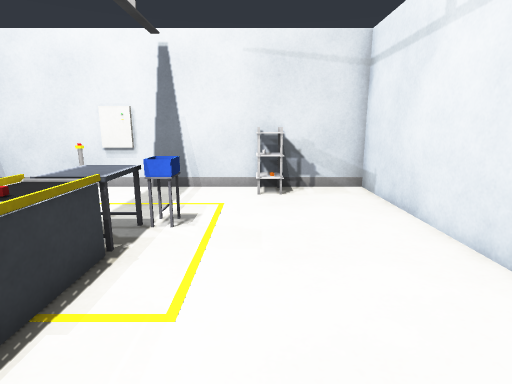
view 1 (above)

12 first-person views from a walk through a Gazebo world. The camera is 1.2 m above the floor, tilts 12° down and sees 80° across. The floor is counted in squares, 0.5 m on a side. Each view is taken from the middle of a square. On the plan, view 1 faces up. The plan holds only what a view shows up to about 19 squares ahead; the rest is blank. The place goes on beyond the plan.

view 2
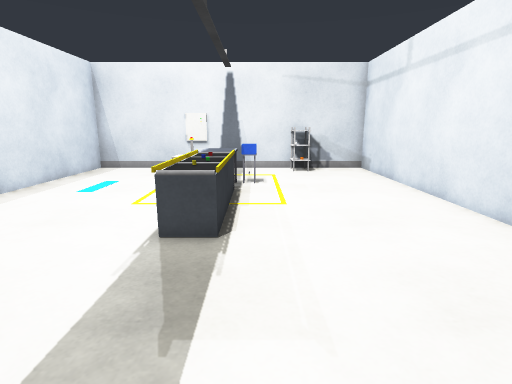

view 3
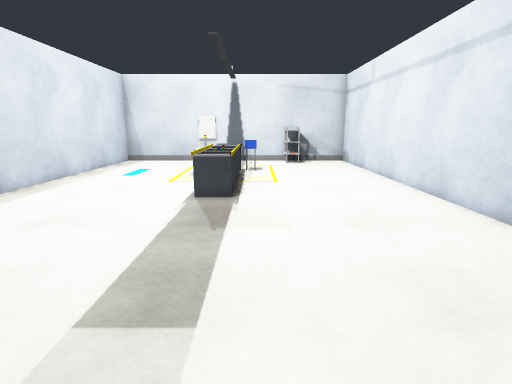

view 4
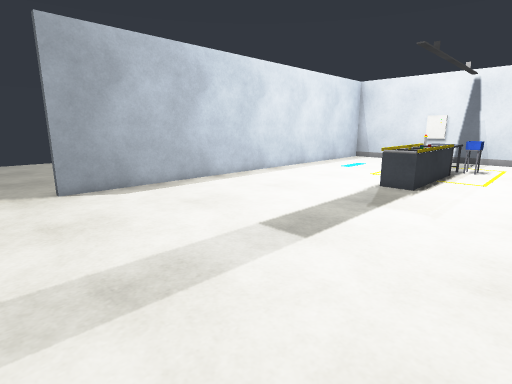

view 5
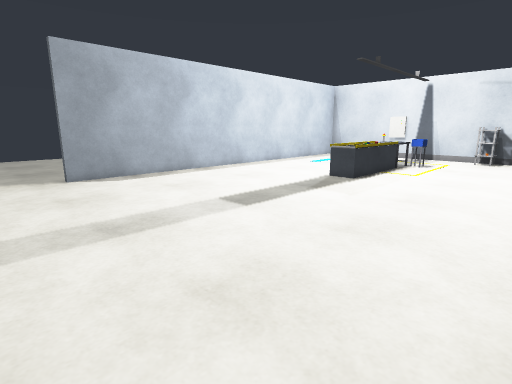

view 6
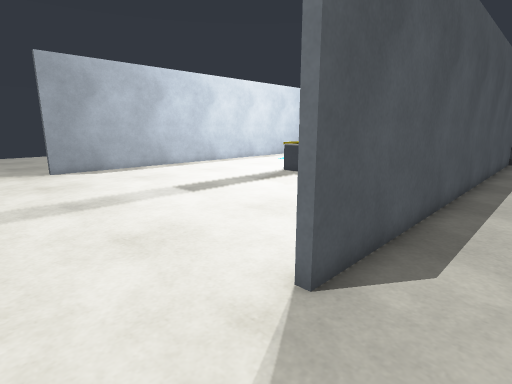

view 7
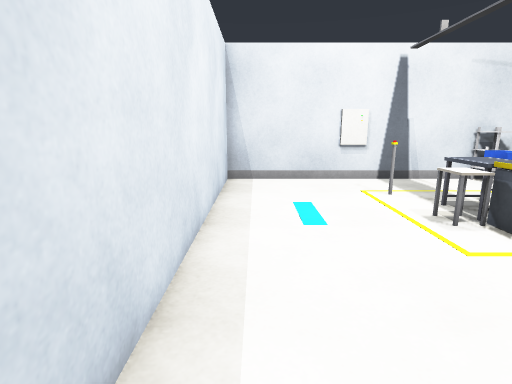

view 8
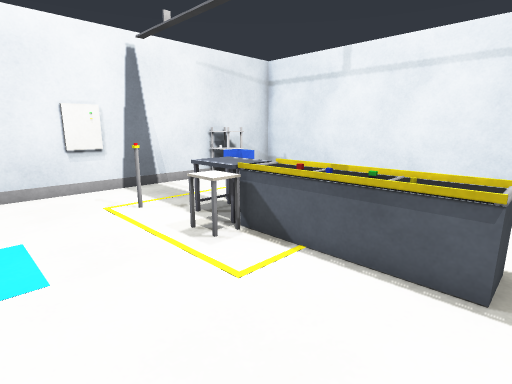

view 9
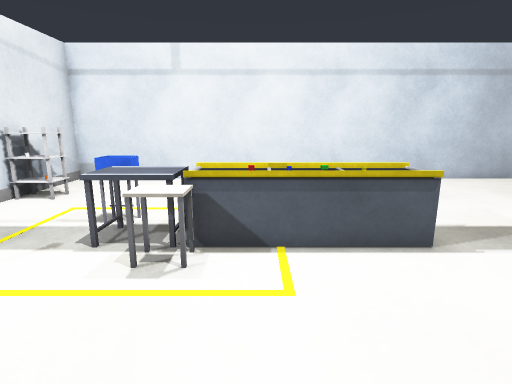

view 10
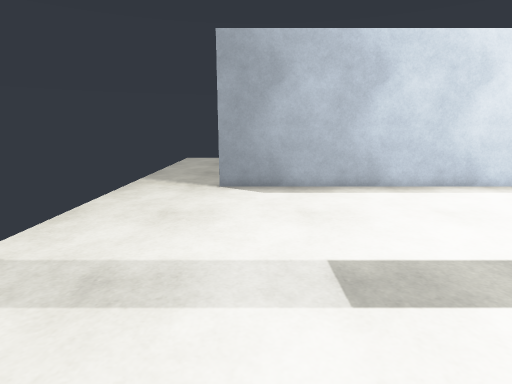

view 11
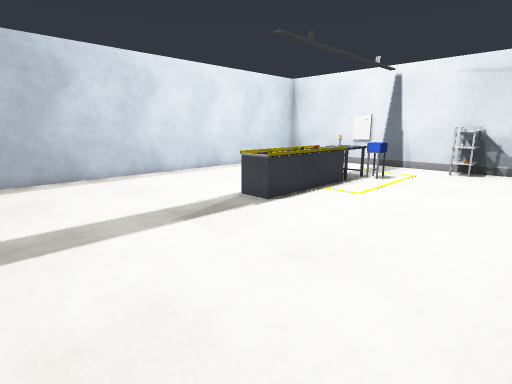

view 12
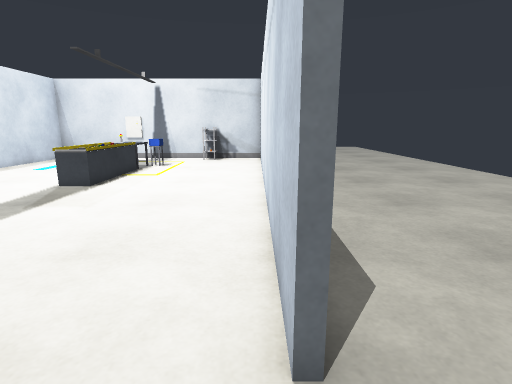

### Floor plan
Points are (right, up) in squares from view 1. A wall is a line through its corners. A room is listed if a view was taken in it or the views show most of it. See-through windows are left out.
Room 1 (views 1, 2, 3, 4, 5, 7, 8, 9, 10, 11, 12)
walls: (4.7, -9.5) (4.4, -9.5) (4.4, 12.3) (1.4, 12.3); (-5.6, 12.3) (-11.3, 12.3) (-11.3, -9.5); (-0.4, 12.3) (-4.6, 12.3)
ways out: opening at (5, -11.5) to room 2; opening at (-11, -11.5)
objects: table (-5, 5) to (-4, 6); other object (-5, 9); conveyor (-4, 1) to (-3, 1); other object (-4, 2); other object (-4, 3); other object (-4, 4) to (-3, 4); table (-4, 6) to (-3, 7); other object (-3, 2) to (-3, 3); conveyor (-3, 5); bin (-3, 7) to (-2, 8); shelf (0, 11) to (1, 12)
Room 2 (view 6)
walls: (4.7, 11.8) (4.7, -9.5)
ways out: opening at (5, -11.5) to room 1

Where each view was taken, in squares from view 1:
view 1: 0 up, 0 right, facing up
view 2: 6 down, 2 left, facing up
view 3: 10 down, 2 left, facing up
view 4: 12 down, 1 right, facing up-left
view 5: 13 down, 4 right, facing up-left
view 6: 13 down, 7 right, facing up-left
view 7: 2 down, 10 left, facing up
view 8: 0 up, 9 left, facing up-right
view 9: 4 up, 10 left, facing right
view 10: 8 down, 1 right, facing left
view 11: 7 down, 4 right, facing up-left
view 12: 12 down, 4 right, facing up
